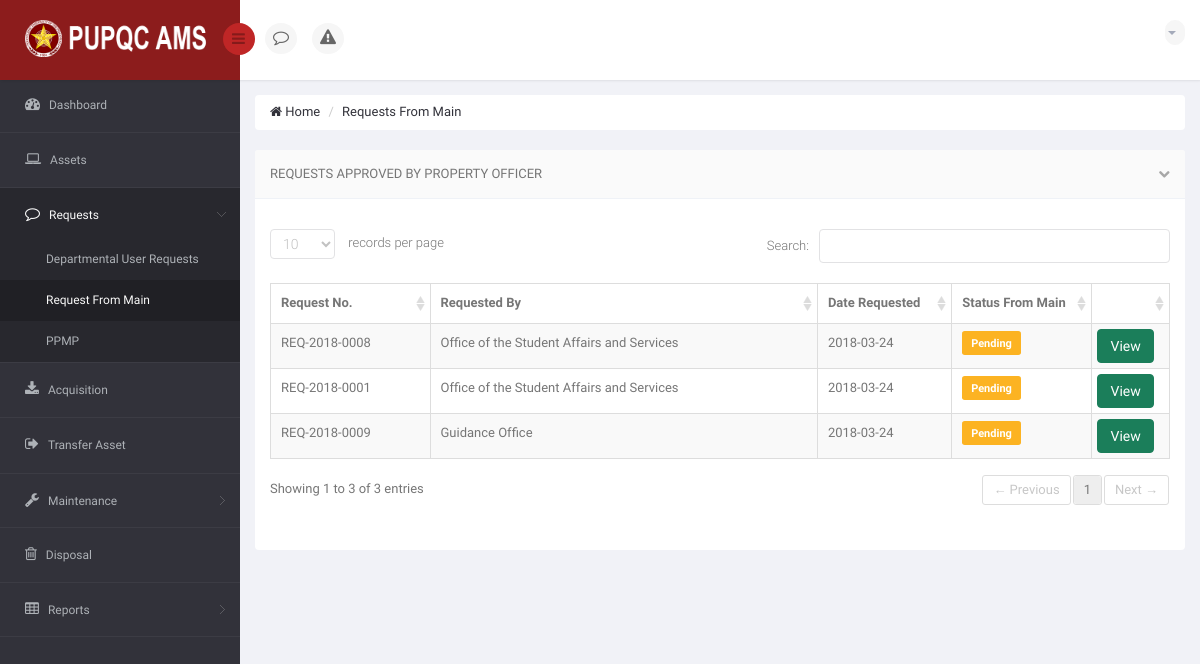
Page /DIR/PropertyOfficer/PORequestToMain.php (signed in) on the earlier database version.
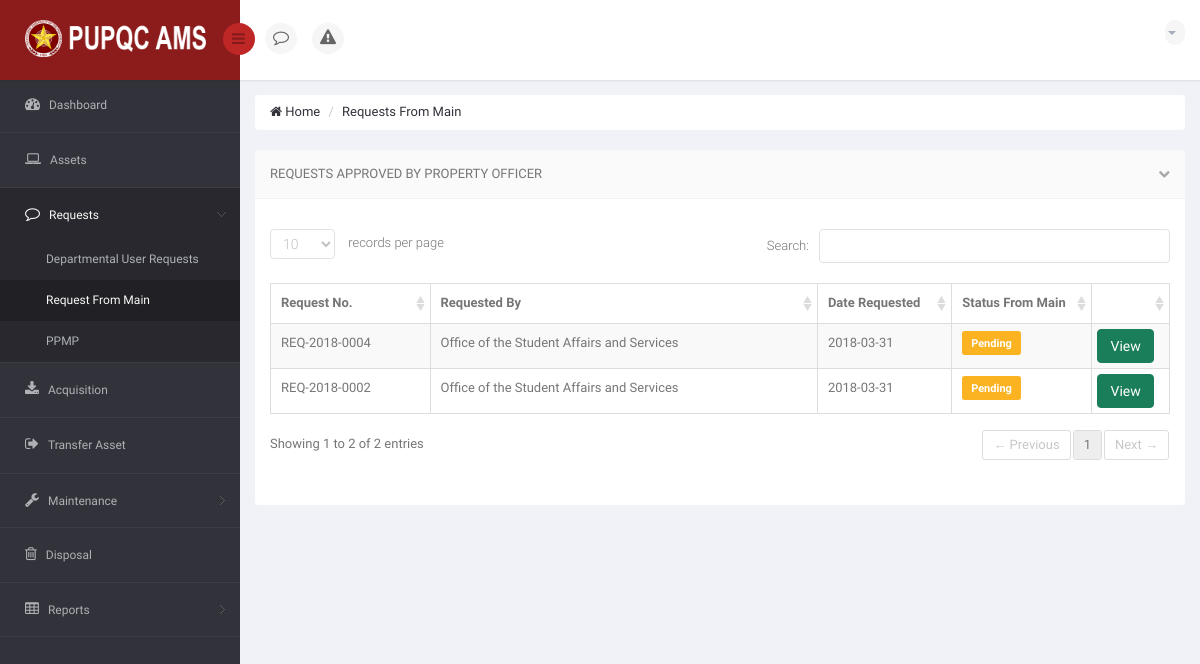
Same page on the later database version.
### tables this page shows
CREATE TABLE `ams_t_user_request_summary` (
  `URS_ID` int(11) NOT NULL,
  `URS_NO` varchar(15) NOT NULL,
  `URS_REQUEST_DATE` date NOT NULL,
  `URS_PURPOSE` varchar(350) NOT NULL,
  `URS_STATUS_TO_PO` varchar(25) NOT NULL DEFAULT 'Pending',
  `URS_APPROVED_DATE` date DEFAULT NULL,
  `URS_REJECT_DATE` date DEFAULT NULL,
  `URS_REMARKS` varchar(350) DEFAULT NULL,
  `URS_URGENT_DATE` date NOT NULL,
  `URS_URGENT_TYPE` varchar(25) NOT NULL,
  `URS_VIEW_BY_USER` int(11) NOT NULL DEFAULT '0',
  `URS_VIEW_BY_PO` int(11) NOT NULL DEFAULT '0',
  `URS_VIEW_BY_USER_MAIN` int(11) NOT NULL DEFAULT '0',
  `URS_VIEW_CLICKED` int(11) NOT NULL DEFAULT '0'
);

### DIR/PropertyOfficer/PORequestToMain.php (the view, shortened to what the changed rows need)
<!DOCTYPE html>
<html lang="en">
<head>
    <link href="../../bs3/css/bootstrap.min.css" rel="stylesheet">
    <link href="../../css/bootstrap-reset.css" rel="stylesheet">
    <link href="../../font-awesome/css/font-awesome.css" rel="stylesheet" />
    <link href="../../js/advanced-datatable/css/demo_page.css" rel="stylesheet" />
    <link href="../../js/advanced-datatable/css/demo_table.css" rel="stylesheet" />
    <link rel="stylesheet" href="../../js/data-tables/DT_bootstrap.css" />
    <link href="../../css/style.css" rel="stylesheet">
    <link href="../../css/style-responsive.css" rel="stylesheet" />
    <link href="../../js/iCheck/skins/minimal/minimal.css" rel="stylesheet">
    <link href="../../js/iCheck/skins/minimal/red.css" rel="stylesheet">
    <link href="../../js/iCheck/skins/minimal/green.css" rel="stylesheet">
    <link href="../../js/iCheck/skins/minimal/blue.css" rel="stylesheet">
    <link href="../../js/iCheck/skins/minimal/yellow.css" rel="stylesheet">
    <link href="../../js/iCheck/skins/minimal/purple.css" rel="stylesheet">
    <link href="../../js/iCheck/skins/square/square.css" rel="stylesheet">
    <link href="../../js/iCheck/skins/square/red.css" rel="stylesheet">
    <link href="../../js/iCheck/skins/square/green.css" rel="stylesheet">
    <link href="../../js/iCheck/skins/square/blue.css" rel="stylesheet">
    <link href="../../js/iCheck/skins/square/yellow.css" rel="stylesheet">
    <link href="../../js/iCheck/skins/square/purple.css" rel="stylesheet">
    <link href="../../js/iCheck/skins/flat/grey.css" rel="stylesheet">
    <link href="../../js/iCheck/skins/flat/red.css" rel="stylesheet">
    <link href="../../js/iCheck/skins/flat/green.css" rel="stylesheet">
    <link href="../../js/iCheck/skins/flat/blue.css" rel="stylesheet">
    <link href="../../js/iCheck/skins/flat/yellow.css" rel="stylesheet">
    <link href="../../js/iCheck/skins/flat/purple.css" rel="stylesheet">
    <link rel="stylesheet" type="text/css" href="../../js/select2/select2.css" />
    <link rel="stylesheet" type="text/css" href="../../js/bootstrap-daterangepicker/daterangepicker-bs3.css" />
    <link rel="stylesheet" type="text/css" href="../../js/bootstrap-datetimepicker/css/datetimepicker.css" />
    <link rel="stylesheet" type="text/css" href="../../js/bootstrap-datepicker/css/datepicker.css" />
    <link href="../../js/plugins/sweetalert/sweetalert.css" type="text/css" rel="stylesheet" media="screen,projection">
</head>
<body>
<section id="container" >
                <?php
                    include('../Connection/db.php');
                  ?>
    <section id="main-content">
        <section class="wrapper">
            <div class="row">
                <div class="col-sm-12">
                    <section class="panel">
                        <div class="panel-body">
                            <div class="adv-table">
                                <table  class="display table table-bordered table-striped" id="dynamic-table">
                                    <thead>
                                        <tr>
                                            <th style="">Request No.</th>
                                            <th style="">Requested By</th>
                                            <th style="width: 140px;">Date Requested</th>
                                            <th style="width: 145px;">Status From Main</th>
                                            <th style="width: 90px;"></th>
                                        </tr>
                                    </thead>
                                    <tbody>
                                    <?php
                                    $sql = "SELECT URS.URS_ID, URS.URS_NO, URS.URS_REQUEST_DATE, URSTM.URSTM_STATUS_TO_MAIN, O.O_NAME FROM `ams_t_user_request_summary` AS URS INNER JOIN `ams_t_user_request_status_to_main` AS URSTM ON URSTM.URS_ID = URS.URS_ID INNER JOIN `ams_t_user_request` AS UR ON UR.URS_ID = URS.URS_ID INNER JOIN `ams_t_user_request_approved_by_po` AS URABPO ON URABPO.UR_ID = UR.UR_ID INNER JOIN `ams_r_employee_profile` AS EP ON UR.EP_ID = EP.EP_ID INNER JOIN `ams_r_office` AS O ON EP.O_ID = O.O_ID GROUP BY URS.URS_ID ORDER BY URS.URS_APPROVED_DATE DESC";
                                        $result = mysqli_query($connection, $sql) or die("Bad Query: $sql");
                                        while($row = mysqli_fetch_assoc($result))
                                        {
                                            $ursid = $row['URS_ID'];
                                            $ursno = $row['URS_NO'];
                                            $reqby = $row['O_NAME'];
                                            $reqdate = $row['URS_REQUEST_DATE'];
                                            $status = $row['URSTM_STATUS_TO_MAIN'];
                                    ?>
                                        <tr>
                                        <?php
                                            if ($status == 'Pending')
                                            {
                                        ?>
                                            <td> <?php echo $ursno; ?> </td>
                                            <td> <?php echo $reqby; ?> </td>
                                            <td> <?php echo $reqdate; ?> </td>
                                            <td> <p class="label label-warning label-mini" style="font-size: 11px;"> <?php echo $status; ?> </p> </td>
                                            <td>
                                                <a href="POViewRequestToMain.php?reqmain=<?php echo $ursid; ?>" class="btn btn-success" style="margin: -5px;">View</a>
                                            </td>
                                        <?php
                                            }
                                        ?>
                                        </tr>
                                    <?php
                                        }
                                    ?>
                                    </tbody>
                                </table>
                            </div>
                        </div>
                    </section>
                </div>
            </div>
        </section>
    </section>
</section>
</body>
</html>

Differences in the rows shown:
no longer on this page (row edited): ams_t_user_request_summary: URS_NO "REQ-2018-0008", reqby "Office of the Student Affairs and Services", URS_REQUEST_DATE "2018-03-24", status "Pending"
no longer on this page (row edited): ams_t_user_request_summary: URS_NO "REQ-2018-0001", reqby "Office of the Student Affairs and Services", URS_REQUEST_DATE "2018-03-24", status "Pending"
removed ams_t_user_request_summary: URS_NO "REQ-2018-0009", reqby "Guidance Office", URS_REQUEST_DATE "2018-03-24", status "Pending"
now on this page (row edited): ams_t_user_request_summary: URS_NO "REQ-2018-0004", reqby "Office of the Student Affairs and Services", URS_REQUEST_DATE "2018-03-31", status "Pending"
now on this page (row edited): ams_t_user_request_summary: URS_NO "REQ-2018-0002", reqby "Office of the Student Affairs and Services", URS_REQUEST_DATE "2018-03-31", status "Pending"
Other differences:
text written by a page script: "records per page Search: Showing 1 to 3 of 3 entries ← Previous 1 Next →" → "records per page Search: Showing 1 to 2 of 2 entries ← Previous 1 Next →"
